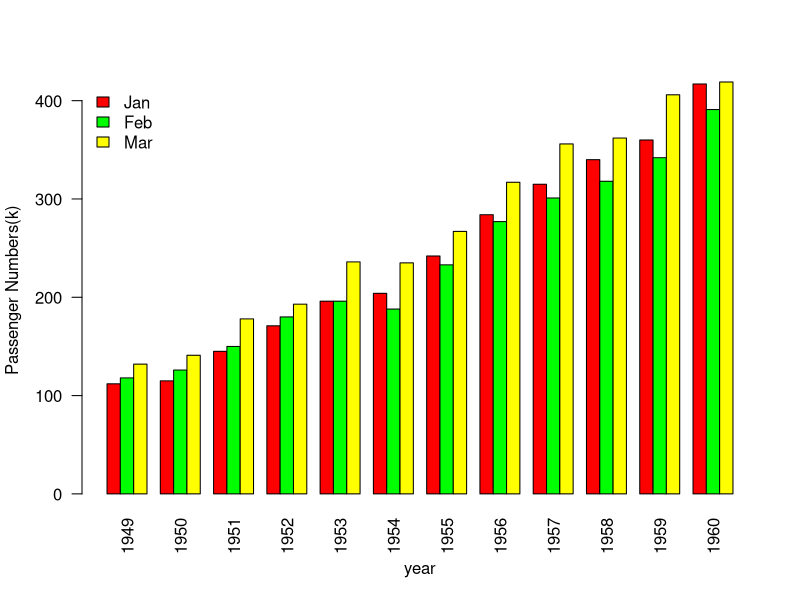

Write the R code that produced this figure.
 data <- matrix(AirPassengers,nrow = 12,ncol = 12,byrow = T)
 colnames(data) <- c('Jan','Feb','Mar','Apr','May','Jun','Jul','Aug','Sep','Oct','Nov','Dec')
 rownames(data) <- c('1949','1950','1951','1952','1953','1954','1955','1956','1957','1958','1959','1960')
 new_data = t(data[,1:3])
 barplot(new_data,beside=TRUE,xlab="year",ylab="Passenger Numbers(k)",las=2,col=c('red','green','yellow'))
 legend(x='topleft',legend=rownames(new_data),fill = c('red','green','yellow'),bty = 'n')
 
 
 
